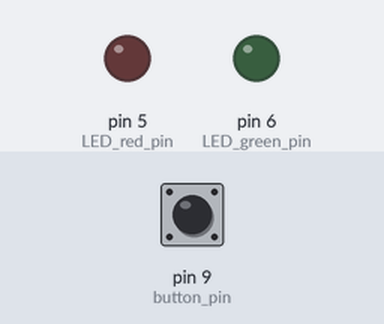
Bench run of a sketch on a simulated Arduino Uno, built with avr-gcc and run on an emulated ATmega328P. Shown: output pins drawn as LEDs (lit = HIGH). The inputs (shaded band) are chosen by the test bench; at power-on: pin 9 (button_pin) LOW.

Above: at 1.2 s.
1.3 s: pin 9 (button_pin) pulled HIGH for 3.2 s
At 5.2 s:
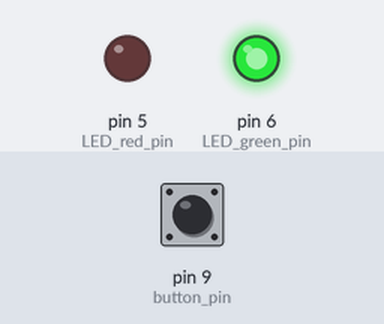
6.0 s: pin 9 (button_pin) pulled HIGH for 0.15 s
At 6.5 s:
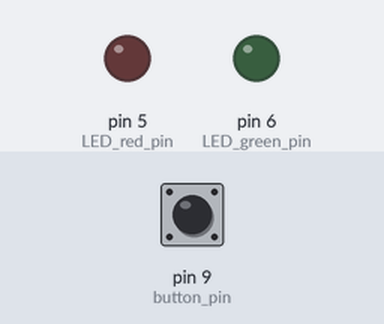
Timing chart, 0 to 9.0 s (numbered marks = the images above; inputs shaded):
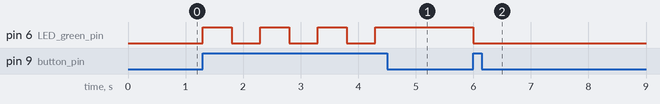

Measured:
- after the input at 1.3 s, pin 6 (LED_green_pin): alternates HIGH for 0.50 s and LOW for 0.50 s, 7 changes in all, then stays HIGH, starting at once
- after the input at 6.0 s, pin 6 (LED_green_pin): HIGH → LOW at once

The sketch:

a_lot_of_projects_in_one_file.ino
```cpp
int LED_red_pin = 5;
int LED_green_pin = 6;
int button_pin = 9;
int pot_pin = 0;
int system_button_pin = 2;
int intensity_max = 255;
 bool system_on = false;

void diode_lightup();
void diode_ping();
void switch_diodes();
void switch_diodes_seconds();
void button_reading_diodes_lighting();
void intensity_diode();
void pot_diod();
void pot_diodes();
void diodes_changing();
void security_button();


void setup() {
  Serial.begin(9600);
  pinMode(LED_red_pin,OUTPUT);
  pinMode(LED_green_pin,OUTPUT);
  pinMode(button_pin,INPUT);
  pinMode(pot_pin,INPUT);
}


void loop() {
   security_button();

}


void diode_lightup(){

  Serial.print("On\n");
  digitalWrite(LED_red_pin, HIGH);
  delay(10);

  Serial.println("Off");
  digitalWrite(LED_red_pin, LOW);
  delay(10);

}


void diode_ping(){

  Serial.print("On\n");
  digitalWrite(LED_red_pin, HIGH);
  delay(1000);

  Serial.println("Off");
  digitalWrite(LED_red_pin, LOW);
  delay(1000);

}


void switch_diodes(){

  digitalWrite(LED_red_pin, HIGH);
  digitalWrite(LED_green_pin, HIGH);
  delay(1000);

  digitalWrite(LED_green_pin, HIGH);
  digitalWrite(LED_red_pin, HIGH);
  delay(1000);
}


void switch_diodes_seconds(){
  digitalWrite(LED_red_pin, HIGH);
  digitalWrite(LED_green_pin, HIGH);
  delay(500);

  digitalWrite(LED_red_pin, LOW);
  delay(500);

  digitalWrite(LED_green_pin, LOW);
  digitalWrite(LED_red_pin, HIGH);
  delay(500);

}


void button_reading_diodes_lighting(){
    if(digitalRead(button_pin) == HIGH){
        //button clicked
        digitalWrite(LED_red_pin, HIGH);
        digitalWrite(LED_green_pin, HIGH);
    }
    else {
          //not clicked
          digitalWrite(LED_red_pin, LOW);
          digitalWrite(LED_green_pin, LOW);
    }

}


void intensity_diode(){

  analogWrite(LED_green_pin, intensity_max);
  delay(1000);

  analogWrite(LED_green_pin, intensity_max/2);
  delay(1000);

  analogWrite(LED_green_pin, 0);
  delay(1000);

}


void pot_diod(){

  if(analogRead(pot_pin)>600){
      analogWrite(LED_green_pin, intensity_max);
  }else if(analogRead(pot_pin)>200) {
      analogWrite(LED_green_pin, intensity_max/2);
  }else{
      analogWrite(LED_green_pin, 0);
  }
}


void diodes_changing(){

  if(analogRead(pot_pin)>600){
      analogWrite(LED_green_pin, intensity_max);
      analogWrite(LED_red_pin, 0);
  }else if(analogRead(pot_pin)>200) {
      analogWrite(LED_green_pin, intensity_max/2);
      analogWrite(LED_red_pin, intensity_max/2);
  }else{
      analogWrite(LED_red_pin, intensity_max);
      analogWrite(LED_green_pin, 0);
  }

}


void pot_diodes(){
  int pot_reading = analogRead(pot_pin)/4;
  analogWrite(LED_green_pin, pot_reading);
  analogWrite(LED_red_pin, 255 - pot_reading);

}


void security_button(){
 int buttonState = digitalRead(button_pin);
 if(buttonState){
   if(system_on)system_on = false;
   else system_on = true;
 }
 if(system_on) analogWrite(LED_green_pin, 255);
 else analogWrite(LED_green_pin, 0);
 if(buttonState)delay(500);
 }
```
